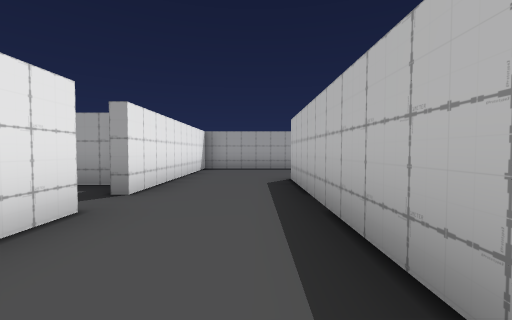
view 1 (above)

17 first-person views from a walk through a scene from a Unity 3-D project. The camera is 1.2 m above the floor, tilts 2° down and sees 90° across. The floor is counted in squares, 2 m on a side. Each view is taken from the middle of a square. On the plan, view 1 faces up. The plan holds only what a view shows up to about 9 squares ahead; the rest is blank. The place goes on beyond the plan. The player is left out.

view 2
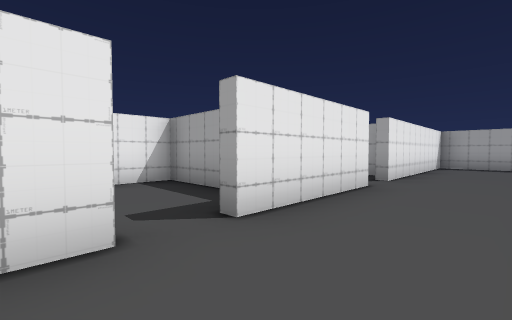

view 3
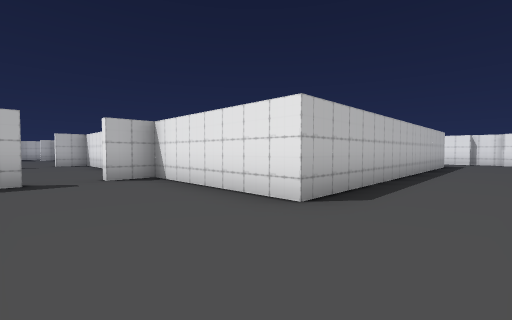

view 4
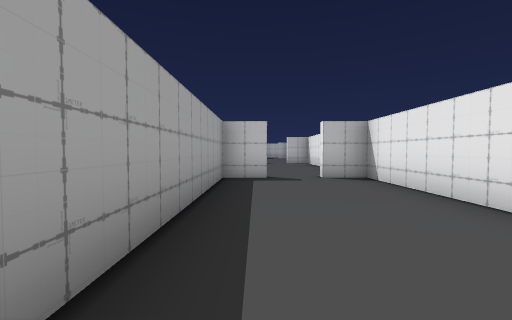

view 5
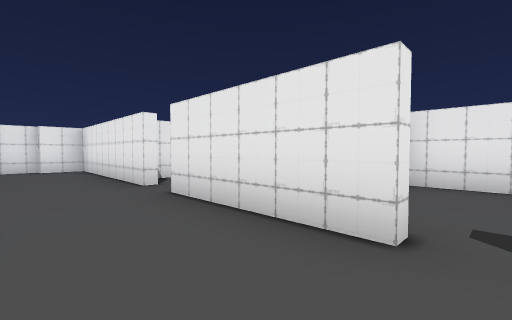

view 6
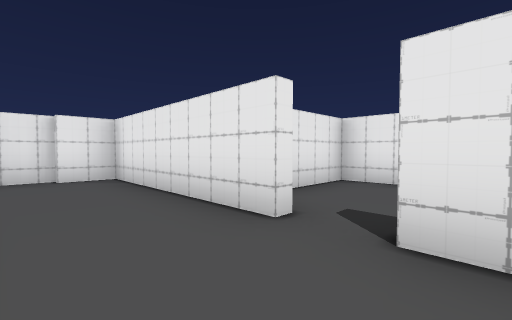

view 7
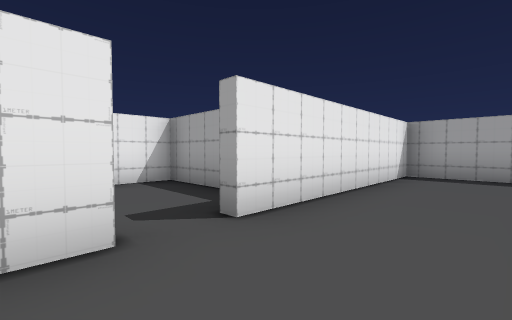

view 8
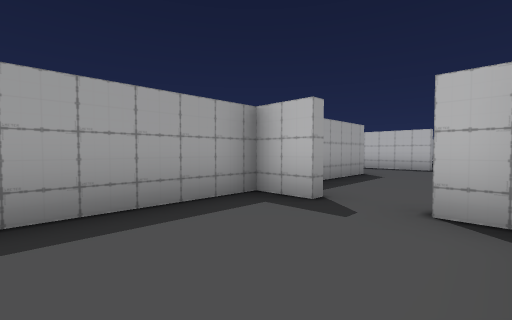

view 9
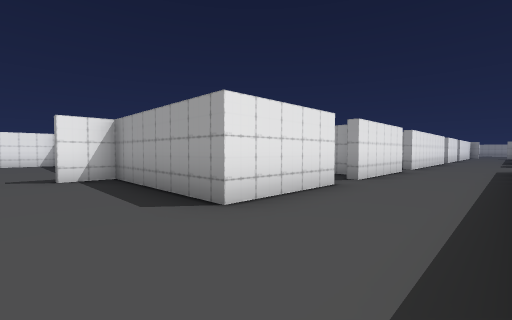

view 10
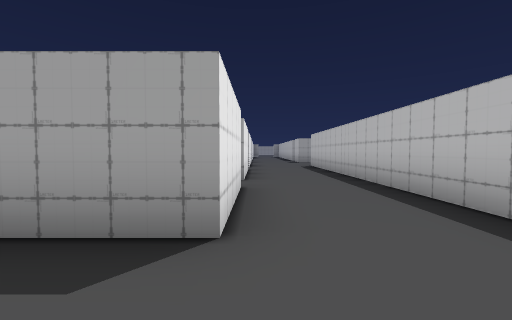

view 11
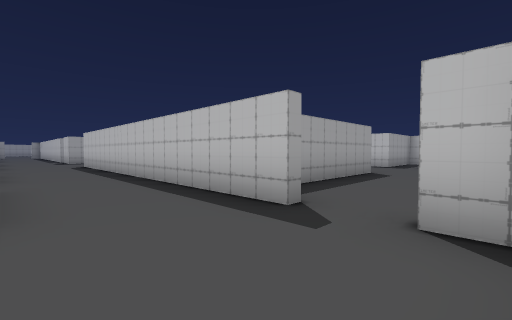

view 12
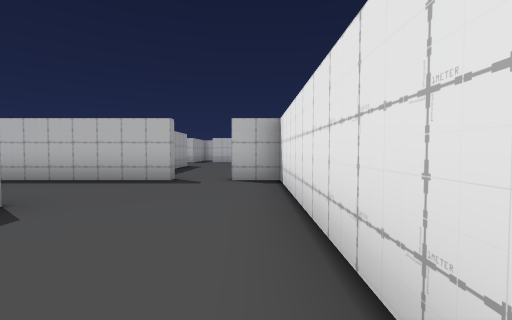

view 13
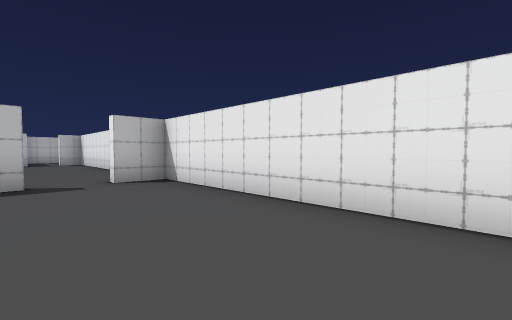

view 14
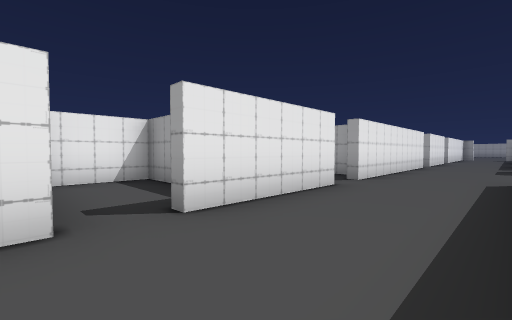

view 15
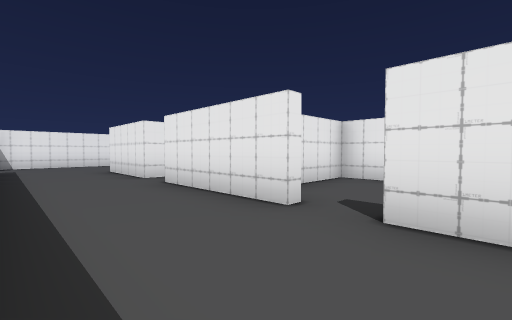

view 16
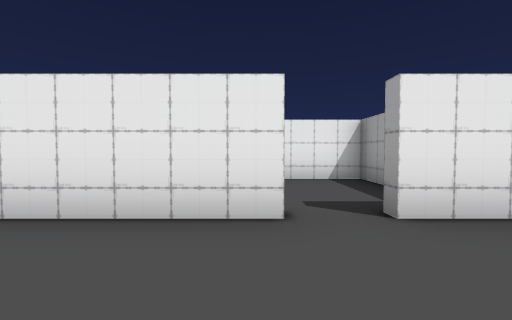

view 17
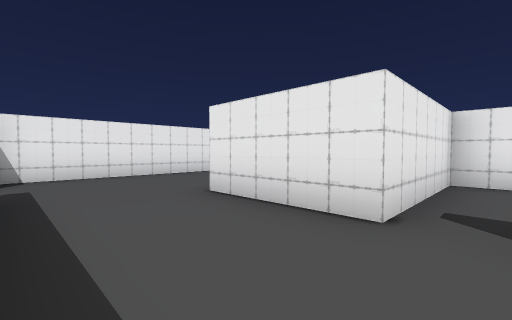

### Floor plan
Points are (right, up) in squares from view 1. A wall is a line through its corners. A room is listed if a view was taken in it or the views show most of it. See-through windows are left out.
Room 1 (views 1, 5, 6, 7)
walls: (-1.7, 2.6) (-1.7, -0.5); (-1.7, 5.5) (-1.7, 3.5); (0.8, -1.5) (0.8, 5.5)
ways out: opening at (-0.5, -2.5) to room 2; opening at (-0.5, 4.5) to room 3; opening at (-2, -1) to room 5; opening at (-2, 3) to room 6
Room 2 (view 2)
walls: (0.8, -3) (0.8, -1.5); (-1.7, -1.4) (-1.7, -6) (-0.8, -6); (-0.9, -6.2) (0, -6.2)
ways out: opening at (-0.5, -2.5) to room 1
Room 3 (views 3, 4, 8)
walls: (0.8, 5.5) (4.8, 5.5) (4.8, 6.5); (4.8, 7.6) (4.8, 8.7) (-1.7, 8.7) (-1.7, 5.5)
ways out: opening at (-0.5, 4.5) to room 1; opening at (5, 7) to room 4
Room 4 (views 9, 10, 11, 12, 13, 14, 15, 16, 17)
walls: (8.8, 11.3) (8.8, 8.7) (5, 8.7) (5, 7.8); (11.3, 7.6) (11.3, 16.5); (8.8, 15.4) (8.8, 12.2); (5.9, 5.5) (11.3, 5.5) (11.3, 6.5); (8.8, 17.4) (8.8, 16.2)
ways out: opening at (5, 7) to room 3; opening at (9, 16) to room 7; opening at (8, 12) to room 8; opening at (10.5, 17); opening at (11, 7)
Room 5 (no view inside)
walls: (-3.2, 0.5) (-5, 0.5) (-5, -2.5) (-2.4, -2.5)
ways out: opening at (-2, -1) to room 1
Room 6 (no view inside)
walls: (-2.2, 4.5) (-5, 4.5) (-5, 1.8)
ways out: opening at (-2, 3) to room 1
Room 7 (no view inside)
walls: (8.1, 17.3) (5.5, 17.3) (5.5, 14.3) (7.1, 14.3)
ways out: opening at (9, 16) to room 4
Room 8 (no view inside)
walls: (8.1, 13.3) (5.5, 13.3) (5.5, 11.3) (8.8, 11.3)
ways out: opening at (8, 12) to room 4

Positions as (right, up) in squares from view 1, and headings:
1: (0, 0), facing up
2: (0, -2), facing up-left
3: (-1, 8), facing down-right
4: (-1, 8), facing right
5: (0, 3), facing down-left
6: (0, 0), facing down-left
7: (0, 2), facing up-left
8: (2, 6), facing up-right
9: (11, 7), facing up-left
10: (9, 7), facing up
11: (9, 6), facing up-right
12: (6, 6), facing right
13: (6, 8), facing down-right
14: (11, 11), facing up-left
15: (11, 17), facing down-left
16: (11, 15), facing left
17: (11, 12), facing down-left
